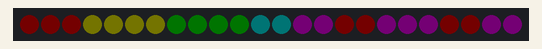
A sketch run on a simulated Arduino Uno, built with avr-gcc and run on an emulated ATmega328P. Parts: 24 RGB LEDs in strip order, left to right. Dim RGB values are drawn brighter than linear; random numbers use the default seed unless the sketch sets one.

Above: at 0.15 s.
At 5.48 s:
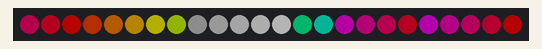
At 9.88 s:
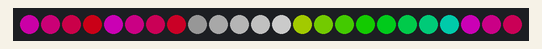
At 19.6 s:
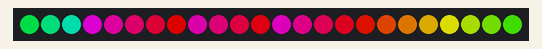
At 29.63 s:
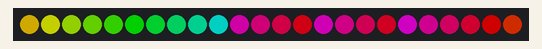
At 39.67 s:
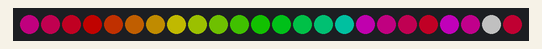

The sketch:

7-4.1.ino
```cpp
#include <Adafruit_NeoPixel.h>

#define PIN 6            // NeoPixel data pin
#define NUMPIXELS 24     // Change to match your strip/ring count

Adafruit_NeoPixel pixels(NUMPIXELS, PIN, NEO_GRB + NEO_KHZ800);

// -------------------------------
// GLOBAL ANIMATION VARIABLES
// -------------------------------
int waveOffset = 0;       // Moves the rainbow pattern
int sparkleTimer = 0;     // Controls sparkle frequency

// Breathing brightness
int breath = 0;
bool breathUp = true;

// Shooting star variables
bool starActive = false;
int starPos = 0;
int starSpeed = 2;        // pixels per frame
int starDirection = 1;    // 1 = left→right, -1 = right→left

// -------------------------------
// SHOOTING STAR FUNCTION
// -------------------------------
void drawShootingStar() {
  if (!starActive) return;

  // Draw tail (fade behind the star)
  for (int t = 0; t < 5; t++) {
    int tailPos = starPos - t * starDirection;

    if (tailPos >= 0 && tailPos < NUMPIXELS) {
      int fade = 255 - t * 50;  // fade each tail segment
      pixels.setPixelColor(tailPos, pixels.Color(fade, fade, fade));
    }
  }

  // Move star
  starPos += starSpeed * starDirection;

  // If star leaves the strip, deactivate
  if (starPos < 0 || starPos >= NUMPIXELS) {
    starActive = false;
  }
}

void setup() {
  pixels.begin();
  pixels.setBrightness(50);  // Start at medium brightness
}

void loop() {

  // -------------------------------
  // 1. BREATHING BRIGHTNESS EFFECT
  // -------------------------------
  if (breathUp) {
    breath++;
    if (breath >= 150) breathUp = false;
  } else {
    breath--;
    if (breath <= 30) breathUp = true;
  }
  pixels.setBrightness(breath);

  // -------------------------------
  // 2. RAINBOW WAVE ANIMATION
  // -------------------------------
  for (int i = 0; i < NUMPIXELS; i++) {
    int colorIndex = (i * 10 + waveOffset) & 255;
    pixels.setPixelColor(i, pixels.ColorHSV(colorIndex * 256));
  }

  waveOffset++;  // Move the rainbow forward

  // -------------------------------
  // 3. RANDOM SPARKLES
  // -------------------------------
  sparkleTimer++;
  if (sparkleTimer > 5) {   // Sparkle every few frames
    sparkleTimer = 0;

    int s = random(NUMPIXELS);
    pixels.setPixelColor(s, pixels.Color(255, 255, 255)); // White sparkle
  }

  // -------------------------------
  // 4. SHOOTING STAR TRIGGER
  // -------------------------------
  if (!starActive && random(0, 100) < 3) {  // ~3% chance per frame
    starActive = true;
    starDirection = random(0, 2) == 0 ? 1 : -1;
    starPos = (starDirection == 1) ? 0 : NUMPIXELS - 1;
  }

  // Draw the shooting star if active
  drawShootingStar();

  // -------------------------------
  // 5. SHOW EVERYTHING
  // -------------------------------
  pixels.show();
  delay(20);
}
```
